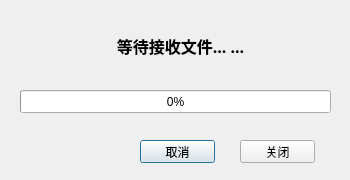
<?xml version="1.0" encoding="UTF-8"?>
<ui version="4.0">
 <class>TcpClient</class>
 <widget class="QDialog" name="TcpClient">
  <property name="geometry">
   <rect>
    <x>0</x>
    <y>0</y>
    <width>350</width>
    <height>180</height>
   </rect>
  </property>
  <property name="windowTitle">
   <string>文件传送</string>
  </property>
  <widget class="QProgressBar" name="progressBar">
   <property name="geometry">
    <rect>
     <x>20</x>
     <y>90</y>
     <width>311</width>
     <height>23</height>
    </rect>
   </property>
   <property name="value">
    <number>0</number>
   </property>
  </widget>
  <widget class="QPushButton" name="tcpClientCancleBtn">
   <property name="geometry">
    <rect>
     <x>140</x>
     <y>140</y>
     <width>75</width>
     <height>23</height>
    </rect>
   </property>
   <property name="text">
    <string>取消</string>
   </property>
  </widget>
  <widget class="QPushButton" name="tcpClientCloseBtn">
   <property name="geometry">
    <rect>
     <x>240</x>
     <y>140</y>
     <width>75</width>
     <height>23</height>
    </rect>
   </property>
   <property name="text">
    <string>关闭</string>
   </property>
  </widget>
  <widget class="QLabel" name="tcpClientStatusLabel">
   <property name="geometry">
    <rect>
     <x>20</x>
     <y>10</y>
     <width>321</width>
     <height>71</height>
    </rect>
   </property>
   <property name="font">
    <font>
     <family>Agency FB</family>
     <pointsize>12</pointsize>
     <weight>75</weight>
     <bold>true</bold>
    </font>
   </property>
   <property name="text">
    <string>等待接收文件... ...</string>
   </property>
   <property name="alignment">
    <set>Qt::AlignCenter</set>
   </property>
  </widget>
 </widget>
 <resources/>
 <connections/>
</ui>
